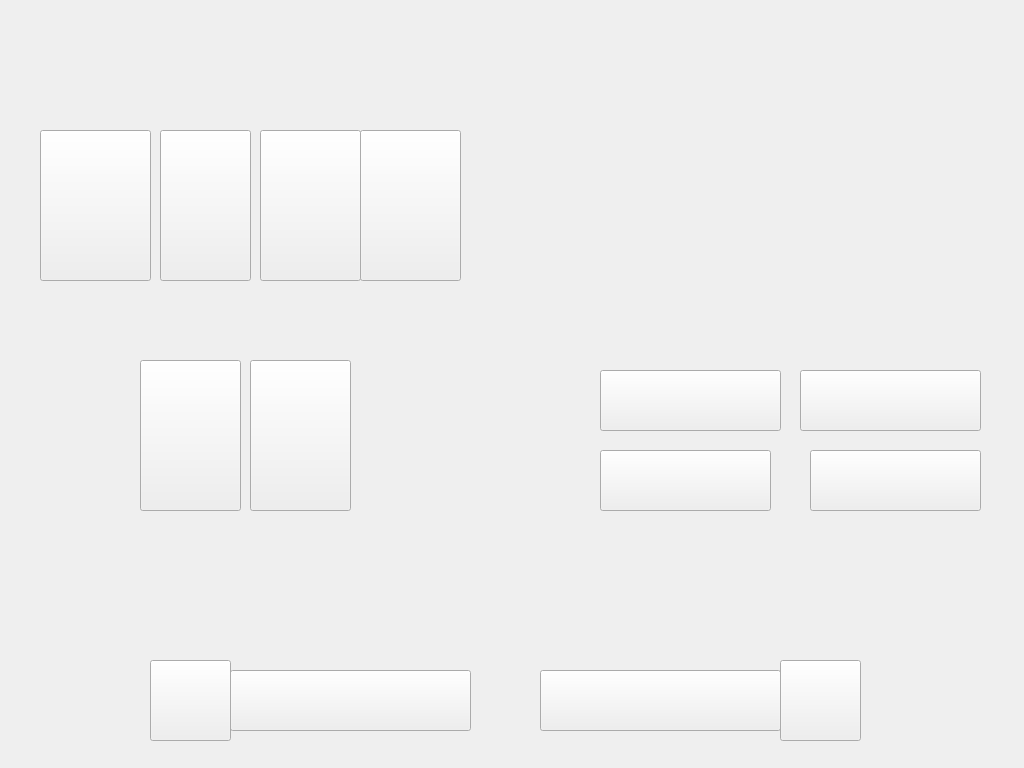
<?xml version="1.0" encoding="UTF-8"?>
<ui version="4.0">
 <class>StartupWindow</class>
 <widget class="QWidget" name="StartupWindow">
  <property name="geometry">
   <rect>
    <x>0</x>
    <y>0</y>
    <width>1024</width>
    <height>768</height>
   </rect>
  </property>
  <property name="windowTitle">
   <string>StartupWindow</string>
  </property>
  <property name="styleSheet">
   <string notr="true">QWidget{font-family: Tamworth Gothic}
QWidget[objectName|=&quot;quickStart&quot;]{font-size: 14pt; }
QWidget[objectName|=&quot;exerciseButton&quot;]{font-size: 18pt; }
QWidget[objectName|=&quot;headerLabel&quot;]{font-size: 30pt; }
QWidget[objectName|=&quot;invisibleButton&quot;]{border: none; }</string>
  </property>
  <widget class="QLabel" name="backgroundLabel">
   <property name="geometry">
    <rect>
     <x>0</x>
     <y>0</y>
     <width>1024</width>
     <height>768</height>
    </rect>
   </property>
   <property name="text">
    <string/>
   </property>
   <property name="pixmap">
    <pixmap resource="images.qrc">:/images/images/home_screen.png</pixmap>
   </property>
  </widget>
  <widget class="QPushButton" name="invisibleButton">
   <property name="geometry">
    <rect>
     <x>40</x>
     <y>130</y>
     <width>111</width>
     <height>151</height>
    </rect>
   </property>
   <property name="text">
    <string/>
   </property>
  </widget>
  <widget class="QPushButton" name="invisibleButton_2">
   <property name="geometry">
    <rect>
     <x>160</x>
     <y>130</y>
     <width>91</width>
     <height>151</height>
    </rect>
   </property>
   <property name="text">
    <string/>
   </property>
  </widget>
  <widget class="QPushButton" name="invisibleButton_3">
   <property name="geometry">
    <rect>
     <x>260</x>
     <y>130</y>
     <width>101</width>
     <height>151</height>
    </rect>
   </property>
   <property name="text">
    <string/>
   </property>
  </widget>
  <widget class="QPushButton" name="invisibleButton_4">
   <property name="geometry">
    <rect>
     <x>360</x>
     <y>130</y>
     <width>101</width>
     <height>151</height>
    </rect>
   </property>
   <property name="text">
    <string/>
   </property>
  </widget>
  <widget class="QPushButton" name="invisibleButton_5">
   <property name="geometry">
    <rect>
     <x>140</x>
     <y>360</y>
     <width>101</width>
     <height>151</height>
    </rect>
   </property>
   <property name="text">
    <string/>
   </property>
  </widget>
  <widget class="QPushButton" name="invisibleButton_6">
   <property name="geometry">
    <rect>
     <x>250</x>
     <y>360</y>
     <width>101</width>
     <height>151</height>
    </rect>
   </property>
   <property name="text">
    <string/>
   </property>
  </widget>
  <widget class="QPushButton" name="invisibleButton_7">
   <property name="geometry">
    <rect>
     <x>600</x>
     <y>370</y>
     <width>181</width>
     <height>61</height>
    </rect>
   </property>
   <property name="text">
    <string/>
   </property>
  </widget>
  <widget class="QPushButton" name="invisibleButton_8">
   <property name="geometry">
    <rect>
     <x>800</x>
     <y>370</y>
     <width>181</width>
     <height>61</height>
    </rect>
   </property>
   <property name="text">
    <string/>
   </property>
  </widget>
  <widget class="QPushButton" name="invisibleButton_9">
   <property name="geometry">
    <rect>
     <x>810</x>
     <y>450</y>
     <width>171</width>
     <height>61</height>
    </rect>
   </property>
   <property name="text">
    <string/>
   </property>
  </widget>
  <widget class="QPushButton" name="invisibleButton_10">
   <property name="geometry">
    <rect>
     <x>600</x>
     <y>450</y>
     <width>171</width>
     <height>61</height>
    </rect>
   </property>
   <property name="text">
    <string/>
   </property>
  </widget>
  <widget class="QPushButton" name="invisibleButton_11">
   <property name="geometry">
    <rect>
     <x>230</x>
     <y>670</y>
     <width>241</width>
     <height>61</height>
    </rect>
   </property>
   <property name="text">
    <string/>
   </property>
  </widget>
  <widget class="QPushButton" name="invisibleButton_12">
   <property name="geometry">
    <rect>
     <x>540</x>
     <y>670</y>
     <width>241</width>
     <height>61</height>
    </rect>
   </property>
   <property name="text">
    <string/>
   </property>
  </widget>
  <widget class="QPushButton" name="invisibleButton_13">
   <property name="geometry">
    <rect>
     <x>780</x>
     <y>660</y>
     <width>81</width>
     <height>81</height>
    </rect>
   </property>
   <property name="text">
    <string/>
   </property>
  </widget>
  <widget class="QPushButton" name="invisibleButton_14">
   <property name="geometry">
    <rect>
     <x>150</x>
     <y>660</y>
     <width>81</width>
     <height>81</height>
    </rect>
   </property>
   <property name="text">
    <string/>
   </property>
  </widget>
 </widget>
 <layoutdefault spacing="6" margin="11"/>
 <resources>
  <include location="images.qrc"/>
 </resources>
 <connections/>
</ui>
